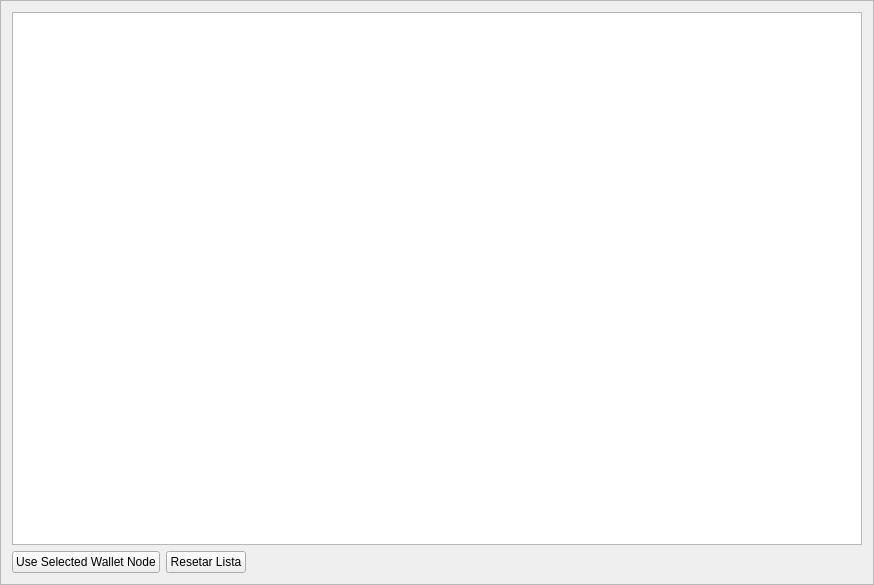
<?xml version="1.0" encoding="UTF-8"?>
<ui version="4.0">
 <class>WalletNodesFrame</class>
 <widget class="QFrame" name="WalletNodesFrame">
  <property name="geometry">
   <rect>
    <x>0</x>
    <y>0</y>
    <width>874</width>
    <height>585</height>
   </rect>
  </property>
  <property name="windowTitle">
   <string>Frame</string>
  </property>
  <property name="frameShape">
   <enum>QFrame::StyledPanel</enum>
  </property>
  <property name="frameShadow">
   <enum>QFrame::Raised</enum>
  </property>
  <layout class="QVBoxLayout" name="verticalLayout">
   <item>
    <widget class="QTreeView" name="m_walletNodesView">
     <property name="sizeAdjustPolicy">
      <enum>QAbstractScrollArea::AdjustToContents</enum>
     </property>
     <property name="alternatingRowColors">
      <bool>true</bool>
     </property>
     <property name="sortingEnabled">
      <bool>false</bool>
     </property>
     <attribute name="headerDefaultSectionSize">
      <number>150</number>
     </attribute>
     <attribute name="headerStretchLastSection">
      <bool>false</bool>
     </attribute>
    </widget>
   </item>
   <item>
     <layout class="QHBoxLayout" name="horizontalLayout">
       <item>
        <widget class="QPushButton" name="m_setWalletNodeButton">
         <property name="text">
          <string>Use Selected Wallet Node</string>
         </property>
        </widget>
       </item>
       <item>
        <widget class="QPushButton" name="m_resetWalletNodeList">
         <property name="text">
          <string>Resetar Lista</string>
         </property>
        </widget>
       </item>
       <item>
        <spacer name="horizontalSpacer">
         <property name="orientation">
          <enum>Qt::Horizontal</enum>
         </property>
         <property name="sizeHint" stdset="0">
          <size>
           <width>20</width>
           <height>20</height>
          </size>
         </property>
        </spacer>
       </item>
     </layout>
   </item>
  </layout>
 </widget>
 <resources>
  <include location="../../resources.qrc"/>
 </resources>
 <connections>
   <connection>
    <sender>m_setWalletNodeButton</sender>
    <signal>clicked()</signal>
    <receiver>WalletNodesFrame</receiver>
    <slot>setClicked()</slot>
    <hints>
     <hint type="sourcelabel">
      <x>53</x>
      <y>556</y>
     </hint>
     <hint type="destinationlabel">
      <x>436</x>
      <y>292</y>
     </hint>
    </hints>
   </connection>
 </connections>
 <slots>
   <slot>setClicked()</slot>
 </slots>
</ui>
